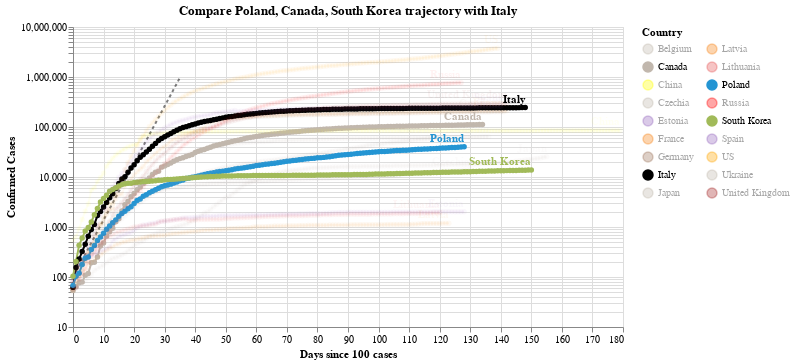

The notebook cell this image was saved under:
### Code cell
#hide_input
chart3 = make_since_chart(dff2, ['Poland', 'Canada', 'South Korea'], baseline_countries)
chart3

### Figure 1 — Vega-Lite specification as saved in the notebook (floating-point values rounded to 4 significant figures; data arrays with more than 128 entries replaced by an {"elided": "..."} marker saying what was removed)
{"config": {"view": {"continuousWidth": 400, "continuousHeight": 300}}, "layer": [{"data": {"name": "data-628230001892d6798b50651be41d1b3e"}, "mark": {"type": "line", "color": "black", "opacity": 0.5, "strokeDash": [3, 3]}, "encoding": {"x": {"type": "quantitative", "field": "Days since 100 cases"}, "y": {"type": "quantitative", "field": "Confirmed Cases"}}}, {"data": {"name": "data-1e1aad5b1aed8a571a6ca97a081b23ec"}, "mark": {"type": "line", "point": true}, "encoding": {"color": {"type": "nominal", "field": "Country", "legend": {"columns": 2}, "scale": {"domain": ["Belgium", "Canada", "China", "Czechia", "Estonia", "France", "Germany", "Italy", "Japan", "Latvia", "Lithuania", "Poland", "Russia", "South Korea", "Spain", "US", "Ukraine", "United Kingdom"], "range": ["#C1B7AD", "#C1B7AD", "yellow", "#C1B7AD", "#9467bd", "#F58518", "#9D755D", "black", "#C1B7AD", "#F58518", "#E45756", "#2495D3", "red", "#A1BA59", "#9467bd", "orange", "#C1B7AD", "brown"]}}, "opacity": {"condition": {"value": 1, "selection": "selector001"}, "value": 0.05}, "tooltip": [{"type": "nominal", "field": "Country"}, {"type": "temporal", "field": "Date"}, {"type": "quantitative", "field": "Confirmed Cases"}, {"type": "quantitative", "field": "Days since 100 cases"}], "x": {"type": "quantitative", "field": "Days since 100 cases"}, "y": {"type": "quantitative", "field": "Confirmed Cases", "scale": {"type": "log"}}}, "selection": {"selector001": {"type": "multi", "fields": ["Country"], "bind": "legend", "init": [{"Country": "Poland"}, {"Country": "Canada"}, {"Country": "South Korea"}, {"Country": "Italy"}]}}, "width": 550}, {"data": {"name": "data-1e1aad5b1aed8a571a6ca97a081b23ec"}, "mark": {"type": "text", "align": "right", "dy": -8, "fontWeight": "bold"}, "encoding": {"color": {"type": "nominal", "field": "Country", "legend": {"columns": 2}, "scale": {"domain": ["Belgium", "Canada", "China", "Czechia", "Estonia", "France", "Germany", "Italy", "Japan", "Latvia", "Lithuania", "Poland", "Russia", "South Korea", "Spain", "US", "Ukraine", "United Kingdom"], "range": ["#C1B7AD", "#C1B7AD", "yellow", "#C1B7AD", "#9467bd", "#F58518", "#9D755D", "black", "#C1B7AD", "#F58518", "#E45756", "#2495D3", "red", "#A1BA59", "#9467bd", "orange", "#C1B7AD", "brown"]}}, "opacity": {"condition": {"value": 1, "selection": "selector001"}, "value": 0.05}, "text": {"type": "nominal", "field": "Country"}, "tooltip": [{"type": "nominal", "field": "Country"}, {"type": "temporal", "field": "Date"}, {"type": "quantitative", "field": "Confirmed Cases"}, {"type": "quantitative", "field": "Days since 100 cases"}], "x": {"type": "quantitative", "field": "Days since 100 cases"}, "y": {"type": "quantitative", "field": "Confirmed Cases", "scale": {"type": "log"}}}, "transform": [{"filter": "(datum['Date'] >= 1595116800000)"}], "width": 550}], "title": "Compare Poland, Canada, South Korea trajectory with Italy", "$schema": "https://vega.github.io/schema/vega-lite/v4.0.2.json", "datasets": {"data-628230001892d6798b50651be41d1b3e": [{"Days since 100 cases": 0, "Confirmed Cases": 100.0}, {"Days since 100 cases": 1, "Confirmed Cases": 130.0}, {"Days since 100 cases": 2, "Confirmed Cases": 169.0}, {"Days since 100 cases": 3, "Confirmed Cases": 219.7}, {"Days since 100 cases": 4, "Confirmed Cases": 285.6}, {"Days since 100 cases": 5, "Confirmed Cases": 371.3}, {"Days since 100 cases": 6, "Confirmed Cases": 482.7}, {"Days since 100 cases": 7, "Confirmed Cases": 627.5}, {"Days since 100 cases": 8, "Confirmed Cases": 815.7}, {"Days since 100 cases": 9, "Confirmed Cases": 1060.0}, {"Days since 100 cases": 10, "Confirmed Cases": 1379.0}, {"Days since 100 cases": 11, "Confirmed Cases": 1792.0}, {"Days since 100 cases": 12, "Confirmed Cases": 2330.0}, {"Days since 100 cases": 13, "Confirmed Cases": 3029.0}, {"Days since 100 cases": 14, "Confirmed Cases": 3937.0}, {"Days since 100 cases": 15, "Confirmed Cases": 5119.0}, {"Days since 100 cases": 16, "Confirmed Cases": 6654.0}, {"Days since 100 cases": 17, "Confirmed Cases": 8650.0}, {"Days since 100 cases": 18, "Confirmed Cases": 11250.0}, {"Days since 100 cases": 19, "Confirmed Cases": 14620.0}, {"Days since 100 cases": 20, "Confirmed Cases": 19000.0}, {"Days since 100 cases": 21, "Confirmed Cases": 24710.0}, {"Days since 100 cases": 22, "Confirmed Cases": 32120.0}, {"Days since 100 cases": 23, "Confirmed Cases": 41750.0}, {"Days since 100 cases": 24, "Confirmed Cases": 54280.0}, {"Days since 100 cases": 25, "Confirmed Cases": 70560.0}, {"Days since 100 cases": 26, "Confirmed Cases": 91730.0}, {"Days since 100 cases": 27, "Confirmed Cases": 119300.0}, {"Days since 100 cases": 28, "Confirmed Cases": 155000.0}, {"Days since 100 cases": 29, "Confirmed Cases": 201500.0}, {"Days since 100 cases": 30, "Confirmed Cases": 262000.0}, {"Days since 100 cases": 31, "Confirmed Cases": 340600.0}, {"Days since 100 cases": 32, "Confirmed Cases": 442800.0}, {"Days since 100 cases": 33, "Confirmed Cases": 575600.0}, {"Days since 100 cases": 34, "Confirmed Cases": 748300.0}, {"Days since 100 cases": 35, "Confirmed Cases": 972800.0}], "data-1e1aad5b1aed8a571a6ca97a081b23ec": {"elided": "2499 records"}}}
